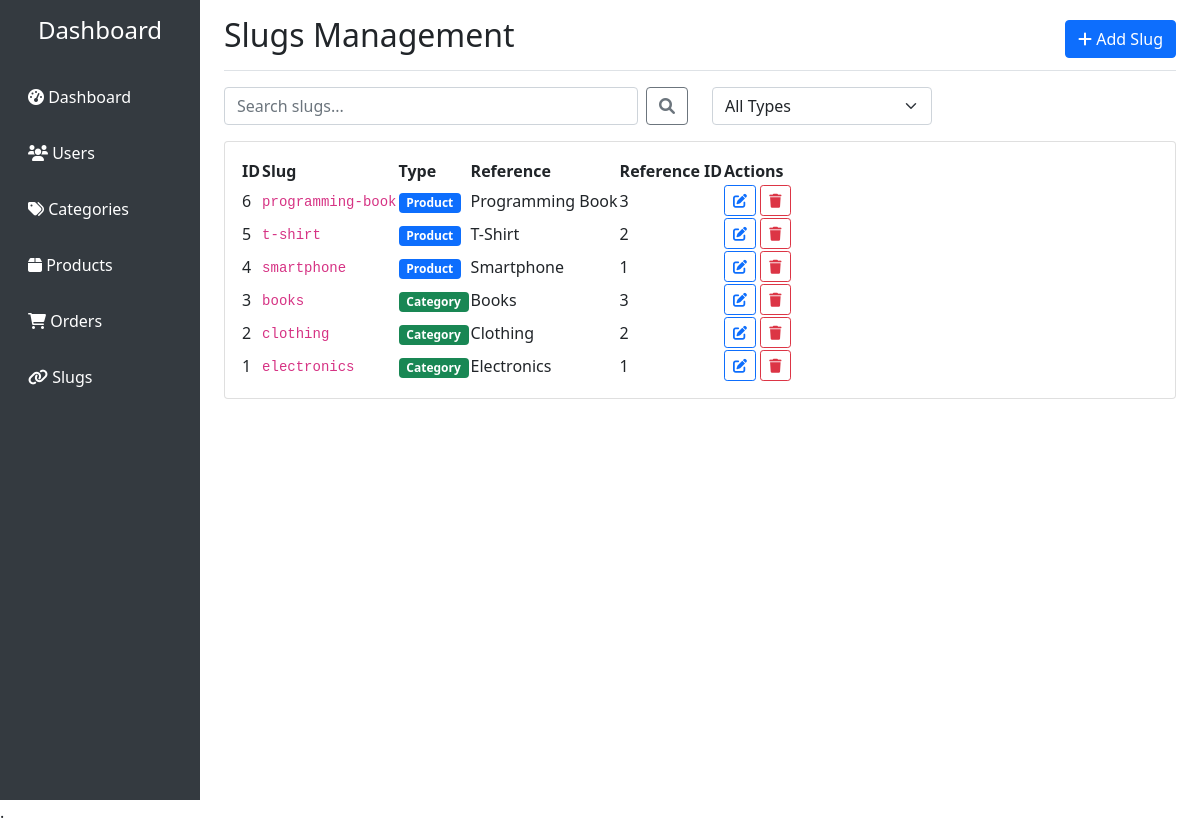
Screenshot of /slugs.php with the database file from the repository.
### tables this page shows
CREATE TABLE slugs (
    id INT AUTO_INCREMENT PRIMARY KEY,
    slug VARCHAR(255) UNIQUE NOT NULL,
    type ENUM('product', 'category') NOT NULL,
    reference_id INT NOT NULL,
    INDEX idx_slug_type (slug, type),
    INDEX idx_reference (reference_id, type)
);

### includes/functions.php (called while the page is built, shortened)
<?php
function paginate($total, $page, $perPage = 10) {
    $totalPages = ceil($total / $perPage);
    $offset = ($page - 1) * $perPage;
    return [
        'total' => $total,
        'totalPages' => $totalPages,
        'currentPage' => $page,
        'perPage' => $perPage,
        'offset' => $offset,
        'hasNext' => $page < $totalPages,
        'hasPrev' => $page > 1
    ];
}
?>

### slugs.php (the view, shortened to what this page needs)
<?php
require_once 'includes/functions.php';
$database = new Database();
$db = $database->getConnection();
$search = $_GET['search'] ?? '';
$page = $_GET['page'] ?? 1;
$perPage = 10;
$whereClause = '';
$params = [];
$countSql = "SELECT COUNT(*) as total FROM slugs $whereClause";
$stmt = $db->prepare($countSql);
$stmt->execute($params);
$total = $stmt->fetch(PDO::FETCH_ASSOC)['total'];
$pagination = paginate($total, $page, $perPage);
$sql = "SELECT s.*,
        CASE
            WHEN s.type = 'category' THEN c.name
            WHEN s.type = 'product' THEN p.title
        END as reference_name
        FROM slugs s
        LEFT JOIN categories c ON s.type = 'category' AND s.reference_id = c.id
        LEFT JOIN products p ON s.type = 'product' AND s.reference_id = p.id
        $whereClause
        ORDER BY s.id DESC
        LIMIT {$pagination['perPage']} OFFSET {$pagination['offset']}";
$stmt = $db->prepare($sql);
$stmt->execute($params);
$slugs = $stmt->fetchAll(PDO::FETCH_ASSOC);
?>
<!DOCTYPE html>
<html lang="en">
<head>
    <link href="https://cdn.jsdelivr.net/npm/bootstrap@5.1.3/dist/css/bootstrap.min.css" rel="stylesheet">
    <link href="https://cdnjs.cloudflare.com/ajax/libs/font-awesome/6.0.0/css/all.min.css" rel="stylesheet">
    <link rel="stylesheet" href="https://cdn.datatables.net/2.3.2/css/dataTables.dataTables.css" />
</head>
<body>
    <div class="container-fluid">
        <div class="row">
            <nav class="col-md-3 col-lg-2 d-md-block sidebar collapse">
                <div class="position-sticky pt-3">
                    <h4 class="text-white text-center mb-4">Dashboard</h4>
                    <ul class="nav flex-column">
                        <li class="nav-item">
                            <a class="nav-link" href="index.php">
                                <i class="fas fa-tachometer-alt"></i> Dashboard
                            </a>
                        </li>
                        <li class="nav-item">
                            <a class="nav-link" href="users.php">
                                <i class="fas fa-users"></i> Users
                            </a>
                        </li>
                        <li class="nav-item">
                            <a class="nav-link" href="categories.php">
                                <i class="fas fa-tags"></i> Categories
                            </a>
                        </li>
                        <li class="nav-item">
                            <a class="nav-link" href="products.php">
                                <i class="fas fa-box"></i> Products
                            </a>
                        </li>
                        <li class="nav-item">
                            <a class="nav-link" href="orders.php">
                                <i class="fas fa-shopping-cart"></i> Orders
                            </a>
                        </li>
                        <li class="nav-item">
                            <a class="nav-link active" href="slugs.php">
                                <i class="fas fa-link"></i> Slugs
                            </a>
                        </li>
                    </ul>
                </div>
            </nav>
            <main class="col-md-9 ms-sm-auto col-lg-10 px-md-4">
                <div class="d-flex justify-content-between flex-wrap flex-md-nowrap align-items-center pt-3 pb-2 mb-3 border-bottom">
                    <h1 class="h2">Slugs Management</h1>
                    <button class="btn btn-primary" data-bs-toggle="modal" data-bs-target="#slugModal">
                        <i class="fas fa-plus"></i> Add Slug
                    </button>
                </div>
                <div class="row mb-3">
                    <div class="col-md-6">
                        <form method="GET" class="d-flex">
                            <input type="text" name="search" class="form-control" placeholder="Search slugs..." value="<?php echo htmlspecialchars($search); ?>">
                            <button type="submit" class="btn btn-outline-secondary ms-2">
                                <i class="fas fa-search"></i>
                            </button>
                        </form>
                    </div>
                    <div class="col-md-3">
                        <form method="GET">
                            <select name="type" class="form-select" onchange="this.form.submit()">
                                <option value="">All Types</option>
                            </select>
                        </form>
                    </div>
                </div>
                <div class="card">
                    <div class="card-body">
                        <div class="table-responsive">
                            <table id="myTable" class="display">
                                <thead>
                                    <tr>
                                        <th>ID</th>
                                        <th>Slug</th>
                                        <th>Type</th>
                                        <th>Reference</th>
                                        <th>Reference ID</th>
                                        <th>Actions</th>
                                    </tr>
                                </thead>
                                <tbody>
                                    <?php foreach ($slugs as $slug): ?>
                                    <tr>
                                        <td><?php echo $slug['id']; ?></td>
                                        <td><code><?php echo htmlspecialchars($slug['slug']); ?></code></td>
                                        <td>
                                            <span class="badge bg-<?php echo $slug['type'] == 'product' ? 'primary' : 'success'; ?>">
                                                <?php echo ucfirst($slug['type']); ?>
                                            </span>
                                        </td>
                                        <td><?php echo htmlspecialchars($slug['reference_name'] ?? 'N/A'); ?></td>
                                        <td><?php echo $slug['reference_id']; ?></td>
                                        <td>
                                            <a href="?edit=<?php echo $slug['id']; ?>" class="btn btn-sm btn-outline-primary">
                                                <i class="fas fa-edit"></i>
                                            </a>
                                            <form method="POST" class="d-inline" onsubmit="return confirm('Are you sure?')">
                                                <button type="submit" class="btn btn-sm btn-outline-danger">
                                                    <i class="fas fa-trash"></i>
                                                </button>
                                            </form>
                                        </td>
                                    </tr>
                                    <?php endforeach; ?>
                                </tbody>
                            </table>
                        </div>
                    </div>
                </div>
            </main>
        </div>
    </div>
           .
</body>
</html>

### slugs.php (style rules this page uses)
.sidebar { min-height: 100vh; background: #343a40; }
.sidebar .nav-link { color: #fff; padding: 1rem; }

### rows the page displays
slugs: id "6", slug "programming-book", type "Product", reference_name "Programming Book", reference "3"
slugs: id "5", slug "t-shirt", type "Product", reference_name "T-Shirt", reference "2"
slugs: id "4", slug "smartphone", type "Product", reference_name "Smartphone", reference "1"
slugs: id "3", slug "books", type "Category", reference_name "Books", reference "3"
slugs: id "2", slug "clothing", type "Category", reference_name "Clothing", reference "2"
slugs: id "1", slug "electronics", type "Category", reference_name "Electronics", reference "1"
